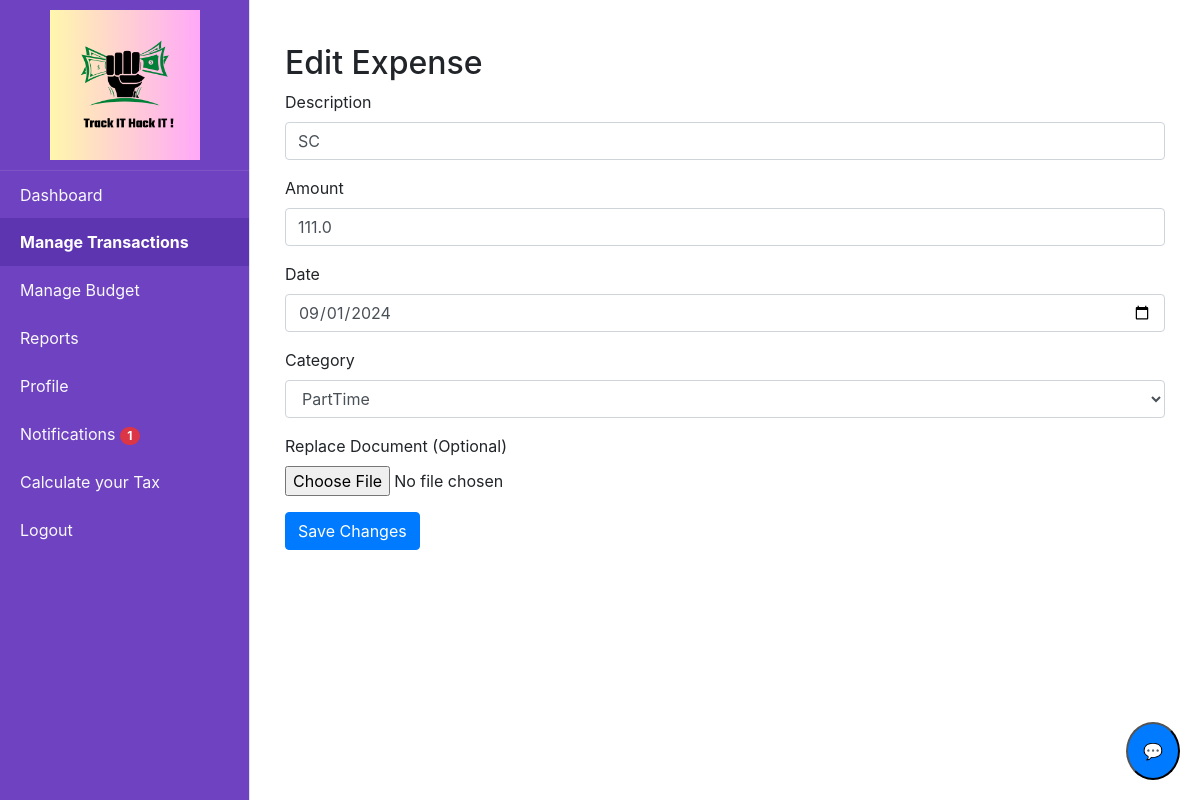
Before: /edit_expense/28 (signed in) with the older database file.
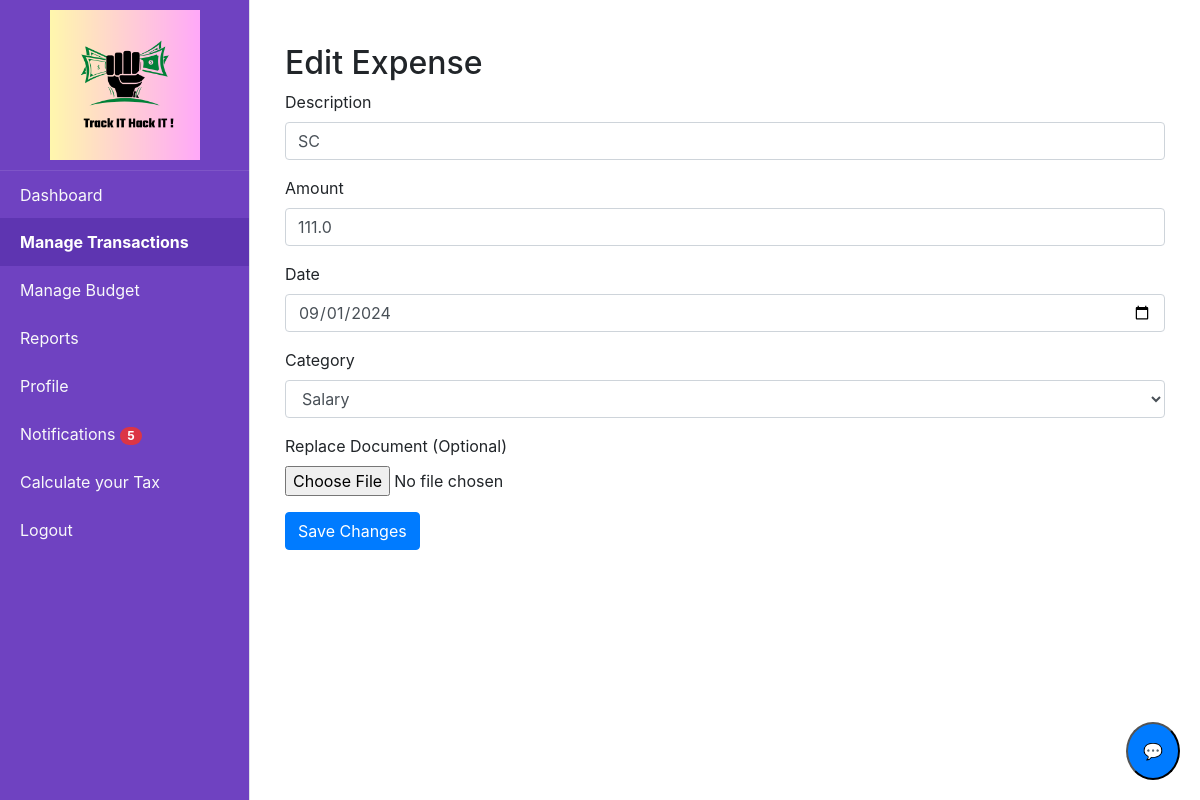
After: the same page with the newer database file.
### tables this page shows
CREATE TABLE expenses (id INTEGER PRIMARY KEY AUTOINCREMENT, user_id INTEGER, date TEXT, description TEXT, amount REAL, category_id TEXT, document TEXT, is_income INTEGER DEFAULT (0), FOREIGN KEY (category_id) REFERENCES category (id), FOREIGN KEY (user_id) REFERENCES users (id));

CREATE TABLE category (id INTEGER PRIMARY KEY AUTOINCREMENT, name TEXT NOT NULL, is_income INTEGER DEFAULT (0));

### app.py (the view, shortened to what this page needs)
@app.route('/edit_expense/<int:expense_id>', methods=['GET', 'POST'])
@login_required
def edit_expense(expense_id):
    expense = query_db('SELECT * FROM expenses WHERE id = ? AND user_id = ?', [expense_id, current_user.id], one=True)
    if not expense:
        flash('Expense not found or unauthorized access.', 'danger')
        return redirect(url_for('view_expenses'))
    categories = query_db('SELECT * FROM category')
    return render_template('edit_expense.html', expense=expense, categories=categories)

### app.py (called while the page is built)
@login_manager.user_loader
def load_user(user_id):
    return get_user_by_id(user_id)

@app.after_request
def after_request(response):
    response.headers["Cache-Control"] = "no-cache, no-store, must-revalidate"
    return response

@app.context_processor
def inject_unread_notifications():
    if current_user.is_authenticated:
        unread_count = query_db('''
            SELECT COUNT(*)
            FROM notifications
            WHERE user_id = ? AND is_read = 0
        ''', [current_user.id], one=True)
        return dict(unread_count=unread_count[0] if unread_count else 0)
    return dict(unread_count=0)

### database.py (called while the page is built)
def get_db():
    return sqlite3.connect(DATABASE)

def query_db(query, args=(), one=False):
    cur = get_db().execute(query, args)
    rv = cur.fetchall()
    cur.close()
    return (rv[0] if rv else None) if one else rv

def get_user_by_id(user_id):
    conn = sqlite3.connect(DATABASE)
    cursor = conn.cursor()
    cursor.execute('SELECT * FROM users WHERE id = ?', (user_id,))
    user = cursor.fetchone()
    conn.close()
    if user:
        return User(id=user[0], username=user[1], email=user[2], password=user[3])
    return None

### templates/edit_expense.html (shortened to what this page needs)
{% extends "home.html" %}
{% block content %}
<div class="container mt-4">
    <h2>Edit Expense</h2>
    <form action="{{ url_for('edit_expense', expense_id=expense[0]) }}" method="POST" enctype="multipart/form-data">
        <div class="form-group">
            <label for="description">Description</label>
            <input type="text" class="form-control" id="description" name="description" value="{{ expense[3] }}" required>
        </div>
        <div class="form-group">
            <label for="amount">Amount</label>
            <input type="number" step="0.01" class="form-control" id="amount" name="amount" value="{{ expense[4] }}" required>
        </div>
        <div class="form-group">
            <label for="date">Date</label>
            <input type="date" class="form-control" id="date" name="date" value="{{ expense[2] }}" required>
        </div>
        <div class="form-group">
            <label for="category">Category</label>
            <select class="form-control" id="category" name="category" required>
                {% for category in categories %}
                <option value="{{ category[0] }}" {% if  expense[5] == category[0]|string %}selected{% endif %}>
                {{ category[1] }}
            </option>
                {% endfor %}
            </select>
        </div>
        <div class="form-group">
            <label for="document">Replace Document (Optional)</label>
            <input type="file" class="form-control-file" id="document" name="document">
        </div>
        <button type="submit" class="btn btn-primary">Save Changes</button>
    </form>
</div>
{% endblock %}

Changed rows visible on the page:
changed expenses "SC": category "PartTime" → "Salary"
Other visible differences:
{{ unread_count }}: "1" → "5"
